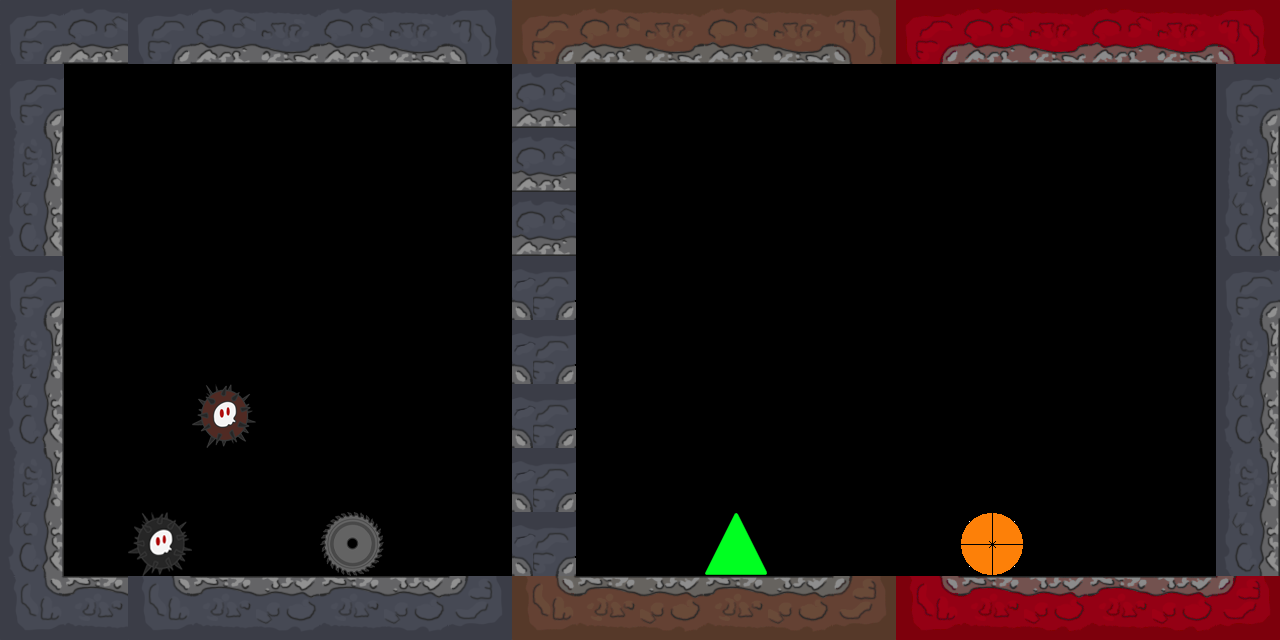

This game map was drawn from its Tiled (.tmx) file and the tilesets committed beside it. A one-line description and the full map source follow:
An orthogonal 20x10 tile map with 64x64 px tiles, 1 tile layer (Tile Layer 1).

<map version="1.5" tiledversion="1.6.0" orientation="orthogonal" renderorder="right-down" width="20" height="10" tilewidth="64" tileheight="64" infinite="0" nextlayerid="2" nextobjectid="1">
 <tileset firstgid="1" source="Tiles.tsx" />
 <layer id="1" name="Tile Layer 1" width="20" height="10">
  <data encoding="csv">
1,2,1,2,3,4,5,6,7,8,9,10,11,12,13,14,15,16,17,18,
1,0,0,0,0,0,0,0,4,0,0,0,0,0,0,0,0,0,0,1,
31,0,0,0,0,0,0,0,4,0,0,0,0,0,0,0,0,0,0,31,
61,0,0,0,0,0,0,0,4,0,0,0,0,0,0,0,0,0,0,61,
1,0,0,0,0,0,0,0,185,0,0,0,0,0,0,0,0,0,0,1,
31,0,0,0,0,0,0,0,185,0,0,0,0,0,0,0,0,0,0,31,
61,0,0,361,0,0,0,0,185,0,0,0,0,0,0,0,0,0,0,61,
91,0,0,0,0,0,0,0,185,0,0,0,0,0,0,0,0,0,0,91,
121,0,331,0,0,332,0,0,185,0,0,241,0,0,0,362,0,0,0,121,
151,152,151,152,153,154,155,156,157,158,159,160,161,162,163,164,165,166,167,168
</data>
 </layer>
</map>
